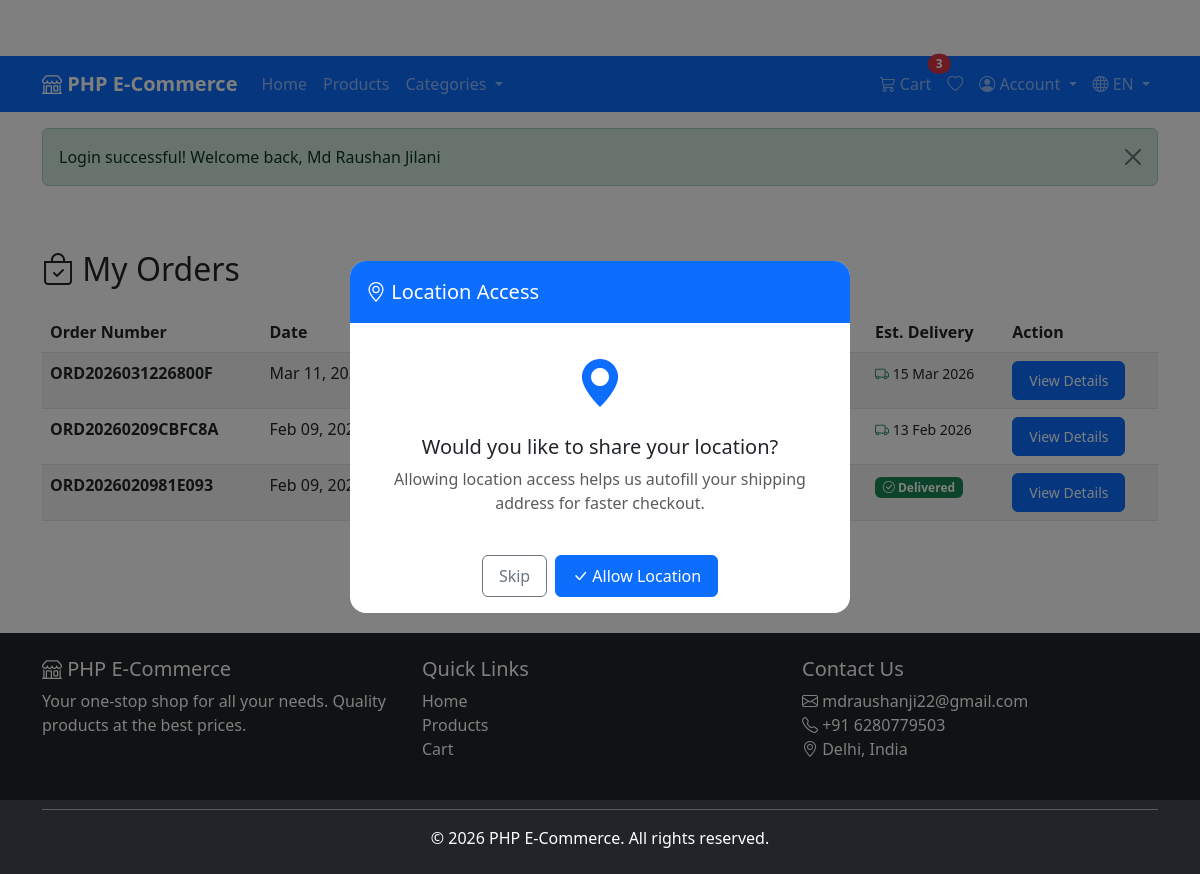
Screenshot of /user/orders.php (signed in) with the database file from the repository.
### tables this page shows
CREATE TABLE `orders` (
  `id` int(11) NOT NULL,
  `user_id` int(11) NOT NULL,
  `order_number` varchar(50) NOT NULL,
  `total_amount` decimal(10,2) NOT NULL,
  `payment_method` varchar(50) NOT NULL DEFAULT 'COD',
  `payment_status` enum('pending','paid','failed') DEFAULT 'pending',
  `order_status` enum('pending','processing','completed','cancelled') DEFAULT 'pending',
  `shipping_name` varchar(100) NOT NULL,
  `shipping_email` varchar(100) NOT NULL,
  `shipping_mobile` varchar(15) NOT NULL,
  `shipping_address` text NOT NULL,
  `shipping_city` varchar(50) NOT NULL,
  `shipping_state` varchar(50) NOT NULL,
  `shipping_pincode` varchar(10) NOT NULL,
  `created_at` timestamp NOT NULL DEFAULT current_timestamp(),
  `updated_at` timestamp NOT NULL DEFAULT current_timestamp() ON UPDATE current_timestamp()
);

### includes/functions.php (called while the page is built, shortened)
<?php
function getEstimatedDeliveryDate($fromDate = null) {
    $date = $fromDate ? new DateTime($fromDate) : new DateTime();
    $date->modify('+' . DELIVERY_DAYS . ' days');
    return $date;
}
function isOrderDelivered($order) {
    return $order['order_status'] === 'completed';
}
function getEstimatedDeliveryDisplay($fromDate = null) {
    $deliveryDate = getEstimatedDeliveryDate($fromDate);
    return $deliveryDate->format('d M Y');
}
?>

### user/orders.php (the view, shortened to what this page needs)
<?php
require_once __DIR__ . '/../includes/functions.php';
require_once __DIR__ . '/../includes/header.php';
$db = getDB();
$userId = $_SESSION['user_id'];
$stmt = $db->prepare("
    SELECT * FROM orders
    WHERE user_id = ?
    ORDER BY created_at DESC
");
$stmt->execute([$userId]);
$orders = $stmt->fetchAll();
?>
<div class="container my-5">
    <h2 class="mb-4"><i class="bi bi-bag-check"></i> My Orders</h2>
    <?php if (count($orders) > 0): ?>
    <div class="table-responsive">
        <table class="table table-striped">
            <thead>
                <tr>
                    <th>Order Number</th>
                    <th>Date</th>
                    <th>Total Amount</th>
                    <th>Payment Method</th>
                    <th>Order Status</th>
                    <th>Est. Delivery</th>
                    <th>Action</th>
                </tr>
            </thead>
            <tbody>
                <?php foreach ($orders as $order): ?>
                <tr>
                    <td><strong><?php echo htmlspecialchars($order['order_number']); ?></strong></td>
                    <td><?php echo date('M d, Y', strtotime($order['created_at'])); ?></td>
                    <td><?php echo formatPrice($order['total_amount']); ?></td>
                    <td><?php echo htmlspecialchars($order['payment_method']); ?></td>
                    <td>
                        <?php
                        $badgeClass = '';
                        switch ($order['order_status']) {
                            case 'pending': $badgeClass = 'warning'; break;
                            case 'processing': $badgeClass = 'info'; break;
                            case 'completed': $badgeClass = 'success'; break;
                        }
                        ?>
                        <span class="badge bg-<?php echo $badgeClass; ?>">
                        </span>
                    </td>
                    <td>
                        <?php if (isOrderDelivered($order)): ?>
                            <span class="badge bg-success"><i class="bi bi-check-circle"></i> Delivered</span>
                        <?php else: ?>
                            <small><i class="bi bi-truck text-success"></i> <?php echo getEstimatedDeliveryDisplay($order['created_at']); ?></small>
                        <?php endif; ?>
                    </td>
                    <td>
                        <a href="<?php echo USER_URL; ?>/order-details.php?id=<?php echo $order['id']; ?>"
                           class="btn btn-sm btn-primary">View Details</a>
                    </td>
                </tr>
                <?php endforeach; ?>
            </tbody>
        </table>
    </div>
    <?php endif; ?>
</div>
<?php require_once __DIR__ . '/../includes/footer.php'; ?>

### assets/css/style.css (style rules this page uses)
:root { --primary-color: #0d6efd; --secondary-color: #6c757d; --success-color: #198754; --danger-color: #dc3545; }
body { font-family: 'Segoe UI', Tahoma, Geneva, Verdana, sans-serif; min-height: 100vh; display: flex; flex-direction: column; padding-top: 56px; }
.badge { font-size: 0.75rem; }
.btn { border-radius: 0.375rem; padding: 0.5rem 1rem; font-weight: 500; }
.btn-primary { background-color: var(--primary-color); border-color: var(--primary-color); }
.table-responsive { border-radius: 0.375rem; }
.badge { padding: 0.35em 0.65em; font-weight: 600; }

### rows the page displays
orders: order_number "ORD2026031226800F", created_at "Mar 11, 2026", created_at "15 Mar 2026"
orders: order_number "ORD20260209CBFC8A", created_at "Feb 09, 2026", created_at "13 Feb 2026"
orders: order_number "ORD2026020981E093", created_at "Feb 09, 2026", order_status "completed" (drawn)

### other values shown
SITE_NAME "PHP E-Commerce"
t('home', 'Home') "Home"
t('products', 'Products') "Products"
t('categories', 'Categories') "Categories"
t('cart', 'Cart') "Cart"
$cartCount "3"
t('account', 'Account') "Account"
$currentLang "EN"
$flash['message'] "Login successful! Welcome back, Md Raushan Jilani"
